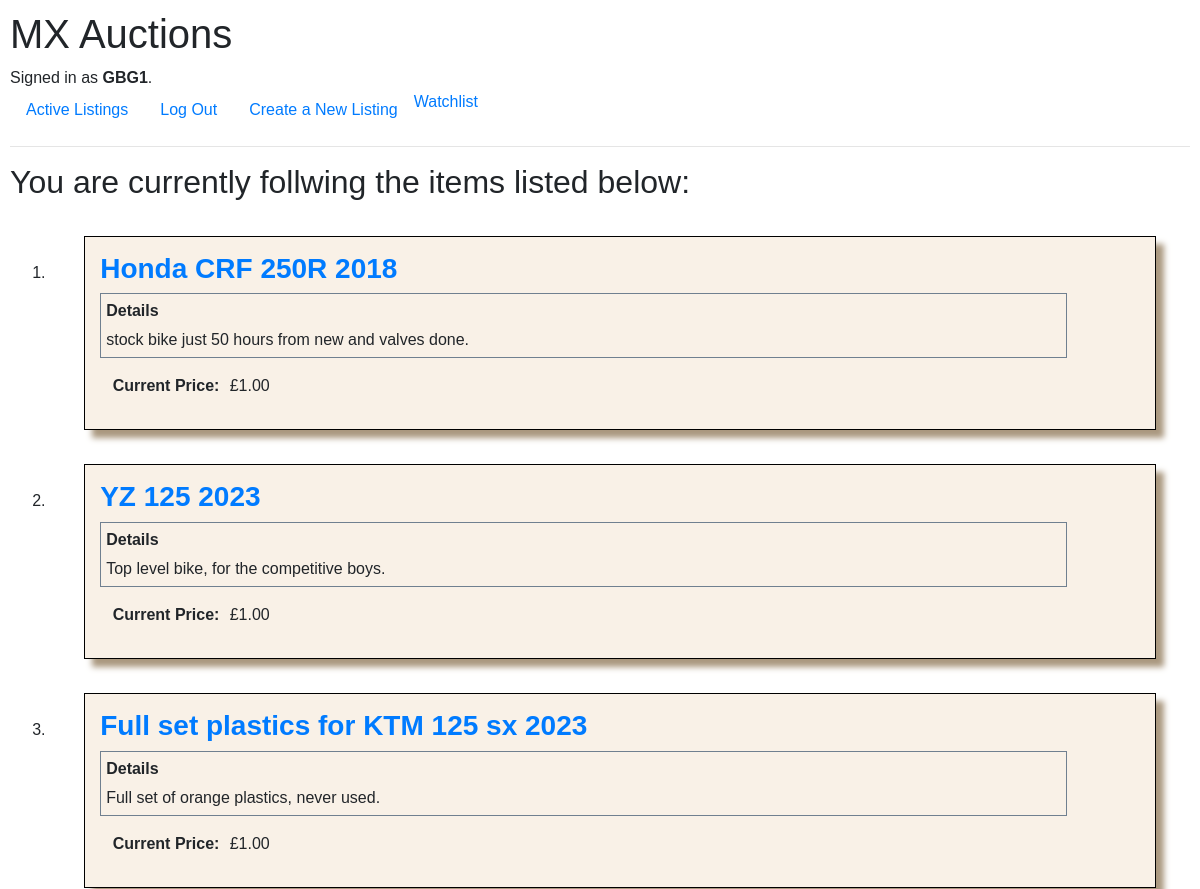
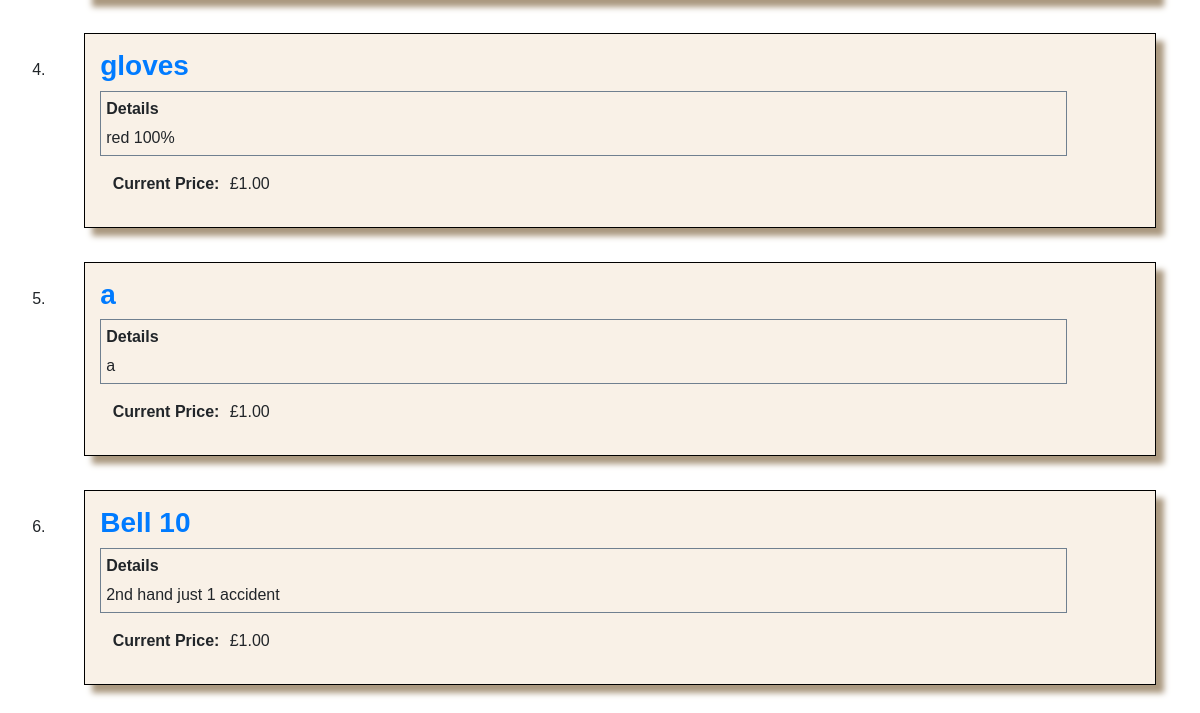
/watchlist (signed in), run on an earlier commit of the app's database (2 pictures, top to bottom).
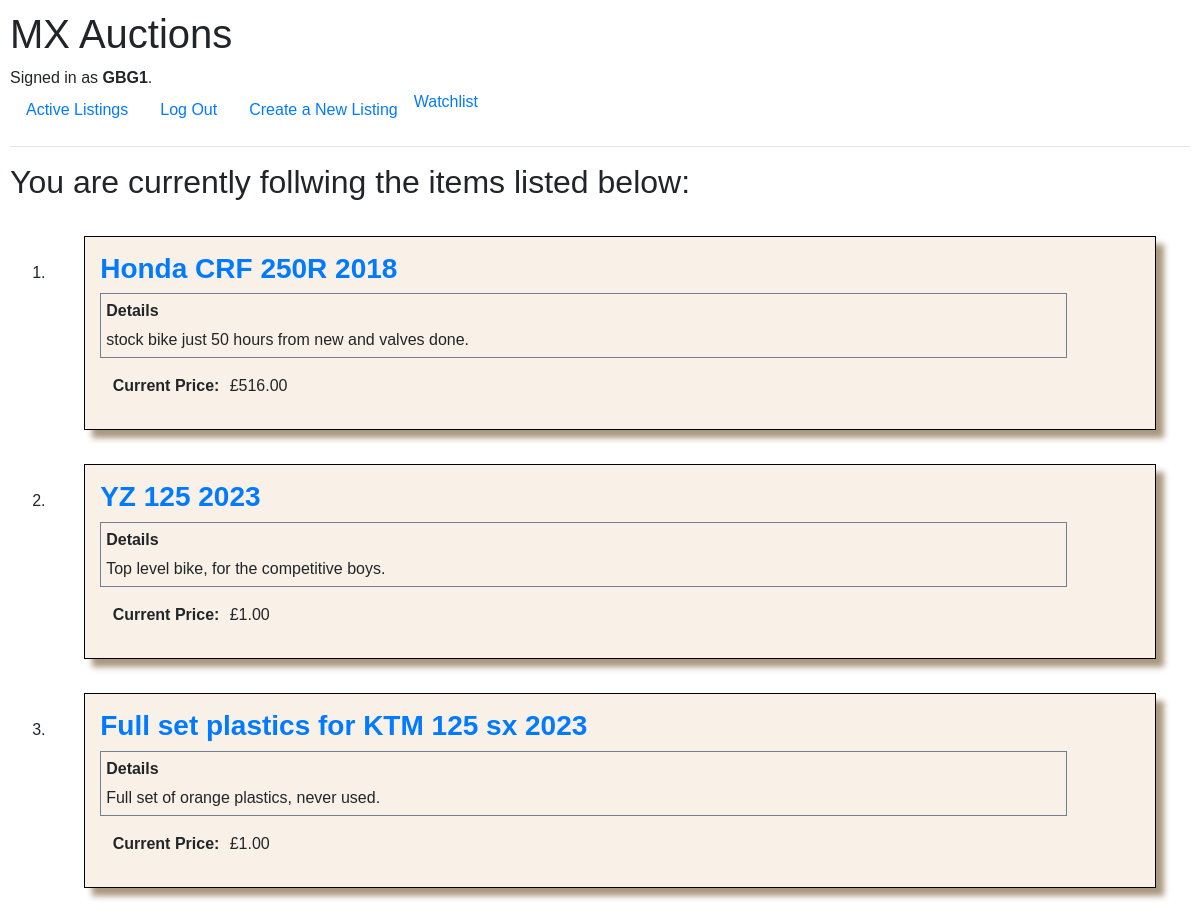
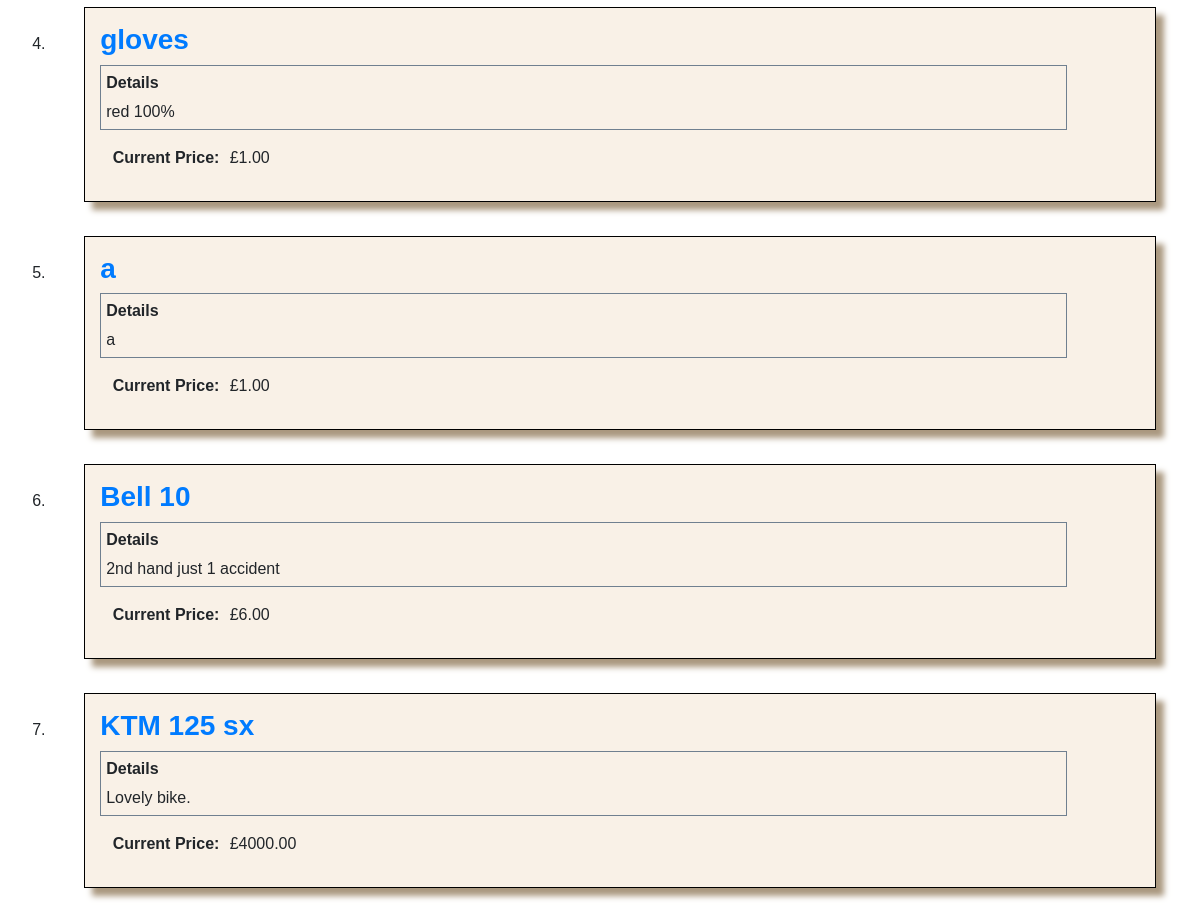
And on a later commit of the database (2 pictures, top to bottom).
### auctions/models.py (models this page shows, shortened)
class Listing(models.Model):
    category = models.ForeignKey(Category, on_delete=models.SET_NULL, null = True, blank=True, related_name="listings")
    listing_title = models.CharField(max_length=256, verbose_name="Title")
    listing_details = models.TextField(verbose_name="Please enter full detailss of your Listing")
    listing_date_time = models.DateTimeField(default = now, verbose_name="Listing time")
    starting_price = models.DecimalField(max_digits=10, decimal_places=2, blank = False, default = 1, verbose_name="Starting Price")
    current_bid = models.DecimalField(max_digits=10, decimal_places=2, null = True, blank = True, verbose_name="Current Bid")
    sold_price = models.DecimalField(max_digits=10, decimal_places=2, null = True, blank = True, verbose_name="Sold Price")
    reserve = models.DecimalField(max_digits=10, decimal_places=2, verbose_name="Reserve")
    closing_time = models.DateTimeField(default = thirtysixhours, verbose_name="closingtime")
    auction_open = models.BooleanField(default = True, verbose_name="Auction Open")
    listing_image_url = models.URLField(verbose_name="URL for images for Listing Item")
    user = models.ForeignKey(User, on_delete=models.CASCADE, related_name="listings", verbose_name="Listed by")
    following = models.ManyToManyField(settings.AUTH_USER_MODEL, blank=True, related_name="followers", verbose_name="following")

### auctions/views.py (the view)
# urls.py: path('watchlist', views.watchlist, name = "watchlist"),
def watchlist(request):
    user = request.user
    if user.is_authenticated:
        followed_listings = Listing.objects.filter(following=request.user)
        return render(request, 'auctions/followed_listings.html',
                      {'followed_listings': followed_listings,
                       })
    else:
        return render(request, 'auctions/index.html',
                      {'message': 'You need to be logged in to view the Watchlist page.'})

### auctions/templates/auctions/followed_listings.html (shortened to what this page needs)
{% extends "auctions/layout.html" %}
{% block body %}
<main>
    <div class="Wishlist-Container">
        {% if followed_listings %}
        <h2>You are currently follwing the items listed below:</h2>
        <ol>
            {% for listing in followed_listings %}
            <li>
                <div class="individual-listing">
                    <a href="{% url 'listing_details' listing_id=listing.id %}">
                        <h3><strong>{{ listing.listing_title }}</strong></h3>
                    </a>
                    <div class="details">
                        <div class="listing_details">
                            <p><strong>Details</strong></p>
                            <p> {{ listing.listing_details }} </p>
                        </div>
                    </div>
                    <div class = "price-box">
                        <div class=price-title"><strong>Current Price:</strong></div><div class="price">£{{ listing.current_bid }} </div>
                    </div>
            </li>
            {% endfor %}
        </ol>
        {% else %}
        <div>
            You are not currently follwong any listings!
        </div>
        {% endif %}
    </div>
</main>
{% endblock %}

What changed in the data, as far as the page shows it:
changed Listing "Honda CRF 250R 2018": current_bid "1.00" → "516.00"
changed Listing "Bell 10": current_bid "1.00" → "6.00"
now on this page (row edited): Listing: listing_title "KTM 125 sx", listing_details "Lovely bike.", current_bid "4000.00"
